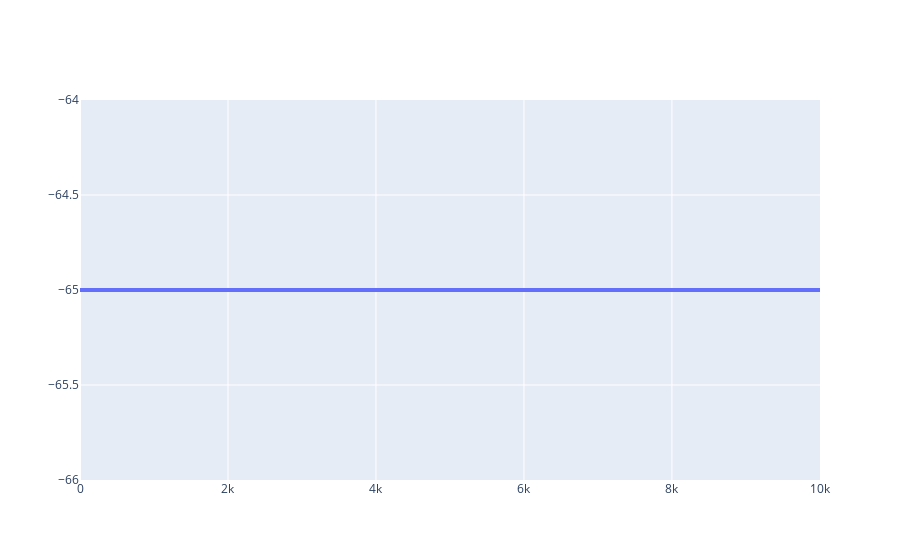

The notebook cell this image was saved under:
### Code cell
my_plot.show()

### Figure 1 — Plotly figure (JSON) as saved in the notebook; plotly's stock layout.template omitted (floating-point values rounded to 4 significant figures; data arrays with more than 128 entries replaced by an {"elided": "..."} marker saying what was removed)
{"data": [{"line": {"width": 4}, "mode": "lines", "name": "t=0", "type": "scatter", "x": {"elided": "1003 float values"}, "y": {"elided": "1003 int values"}}], "layout": {}}
